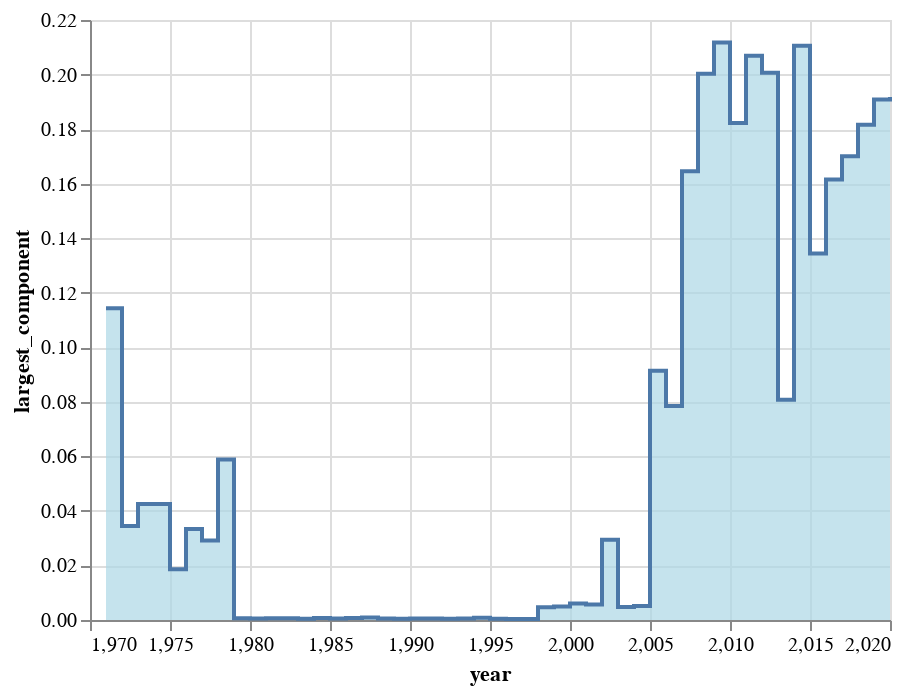

Notebook code for this chart:
### Code cell
alt.Chart(df_summary).mark_area(
    color="lightblue",
    interpolate='step-after',
    line=True
).encode(
    x='year',
    y='largest_component'
)

### Figure 1 — Vega-Lite specification as saved in the notebook (floating-point values rounded to 4 significant figures)
{"config": {"view": {"continuousWidth": 400, "continuousHeight": 300}}, "data": {"name": "data-db74778010134993643cce71a89b72e6"}, "mark": {"type": "area", "color": "lightblue", "interpolate": "step-after", "line": true}, "encoding": {"x": {"type": "quantitative", "field": "year"}, "y": {"type": "quantitative", "field": "largest_component"}}, "$schema": "https://vega.github.io/schema/vega-lite/v4.8.1.json", "datasets": {"data-db74778010134993643cce71a89b72e6": [{"year": 1971, "n_authors": 35, "n_papers": 28, "n_authors_per_paper": 1.5, "n_papers_per_author": 1.2, "n_collabs": 13, "n_isolates": 12, "mean_collabs": 0.7429, "largest_component": 0.1143}, {"year": 1972, "n_authors": 58, "n_papers": 42, "n_authors_per_paper": 1.429, "n_papers_per_author": 1.034, "n_collabs": 18, "n_isolates": 22, "mean_collabs": 0.6207, "largest_component": 0.03448}, {"year": 1973, "n_authors": 47, "n_papers": 36, "n_authors_per_paper": 1.333, "n_papers_per_author": 1.021, "n_collabs": 12, "n_isolates": 23, "mean_collabs": 0.5106, "largest_component": 0.04255}, {"year": 1974, "n_authors": 47, "n_papers": 34, "n_authors_per_paper": 1.441, "n_papers_per_author": 1.043, "n_collabs": 15, "n_isolates": 17, "mean_collabs": 0.6383, "largest_component": 0.04255}, {"year": 1975, "n_authors": 161, "n_papers": 131, "n_authors_per_paper": 1.359, "n_papers_per_author": 1.106, "n_collabs": 44, "n_isolates": 74, "mean_collabs": 0.5466, "largest_component": 0.01863}, {"year": 1976, "n_authors": 120, "n_papers": 96, "n_authors_per_paper": 1.375, "n_papers_per_author": 1.1, "n_collabs": 35, "n_isolates": 54, "mean_collabs": 0.5833, "largest_component": 0.03333}, {"year": 1977, "n_authors": 103, "n_papers": 81, "n_authors_per_paper": 1.432, "n_papers_per_author": 1.126, "n_collabs": 34, "n_isolates": 38, "mean_collabs": 0.6602, "largest_component": 0.02913}, {"year": 1978, "n_authors": 34, "n_papers": 28, "n_authors_per_paper": 1.357, "n_papers_per_author": 1.118, "n_collabs": 10, "n_isolates": 14, "mean_collabs": 0.5882, "largest_component": 0.05882}, {"year": 1979, "n_authors": 8860, "n_papers": 7996, "n_authors_per_paper": 1.248, "n_papers_per_author": 1.126, "n_collabs": 1914, "n_isolates": 5197, "mean_collabs": 0.4321, "largest_component": 0.0006772}, {"year": 1980, "n_authors": 15717, "n_papers": 15008, "n_authors_per_paper": 1.265, "n_papers_per_author": 1.208, "n_collabs": 3797, "n_isolates": 8707, "mean_collabs": 0.4832, "largest_component": 0.000509}, {"year": 1981, "n_authors": 15820, "n_papers": 15090, "n_authors_per_paper": 1.271, "n_papers_per_author": 1.212, "n_collabs": 3909, "n_isolates": 8603, "mean_collabs": 0.4942, "largest_component": 0.0006321}, {"year": 1982, "n_authors": 13248, "n_papers": 12408, "n_authors_per_paper": 1.271, "n_papers_per_author": 1.191, "n_collabs": 3231, "n_isolates": 7205, "mean_collabs": 0.4878, "largest_component": 0.0006793}, {"year": 1983, "n_authors": 14570, "n_papers": 13565, "n_authors_per_paper": 1.272, "n_papers_per_author": 1.184, "n_collabs": 3527, "n_isolates": 7947, "mean_collabs": 0.4841, "largest_component": 0.0004804}, {"year": 1984, "n_authors": 14422, "n_papers": 13707, "n_authors_per_paper": 1.268, "n_papers_per_author": 1.206, "n_collabs": 3488, "n_isolates": 7955, "mean_collabs": 0.4837, "largest_component": 0.0007627}, {"year": 1985, "n_authors": 14106, "n_papers": 13415, "n_authors_per_paper": 1.268, "n_papers_per_author": 1.205, "n_collabs": 3418, "n_isolates": 7728, "mean_collabs": 0.4846, "largest_component": 0.0005671}, {"year": 1986, "n_authors": 14348, "n_papers": 13360, "n_authors_per_paper": 1.272, "n_papers_per_author": 1.185, "n_collabs": 3513, "n_isolates": 7740, "mean_collabs": 0.4897, "largest_component": 0.000697}, {"year": 1987, "n_authors": 14471, "n_papers": 13475, "n_authors_per_paper": 1.269, "n_papers_per_author": 1.181, "n_collabs": 3466, "n_isolates": 7976, "mean_collabs": 0.479, "largest_component": 0.0008983}, {"year": 1988, "n_authors": 13647, "n_papers": 12683, "n_authors_per_paper": 1.268, "n_papers_per_author": 1.179, "n_collabs": 3265, "n_isolates": 7483, "mean_collabs": 0.4785, "largest_component": 0.0005129}, {"year": 1989, "n_authors": 15746, "n_papers": 14852, "n_authors_per_paper": 1.26, "n_papers_per_author": 1.189, "n_collabs": 3721, "n_isolates": 8757, "mean_collabs": 0.4726, "largest_component": 0.0004446}, {"year": 1990, "n_authors": 15161, "n_papers": 14224, "n_authors_per_paper": 1.266, "n_papers_per_author": 1.187, "n_collabs": 3636, "n_isolates": 8336, "mean_collabs": 0.4797, "largest_component": 0.0005277}, {"year": 1991, "n_authors": 15641, "n_papers": 14467, "n_authors_per_paper": 1.278, "n_papers_per_author": 1.182, "n_collabs": 3851, "n_isolates": 8415, "mean_collabs": 0.4924, "largest_component": 0.0005115}, {"year": 1992, "n_authors": 15973, "n_papers": 14889, "n_authors_per_paper": 1.278, "n_papers_per_author": 1.192, "n_collabs": 3978, "n_isolates": 8567, "mean_collabs": 0.4981, "largest_component": 0.0005008}, {"year": 1993, "n_authors": 15768, "n_papers": 14683, "n_authors_per_paper": 1.279, "n_papers_per_author": 1.191, "n_collabs": 3910, "n_isolates": 8438, "mean_collabs": 0.4959, "largest_component": 0.0005074}, {"year": 1994, "n_authors": 17965, "n_papers": 16970, "n_authors_per_paper": 1.275, "n_papers_per_author": 1.204, "n_collabs": 4480, "n_isolates": 9653, "mean_collabs": 0.4987, "largest_component": 0.000835}, {"year": 1995, "n_authors": 17882, "n_papers": 16748, "n_authors_per_paper": 1.269, "n_papers_per_author": 1.189, "n_collabs": 4327, "n_isolates": 9758, "mean_collabs": 0.484, "largest_component": 0.0005033}, {"year": 1996, "n_authors": 17514, "n_papers": 16117, "n_authors_per_paper": 1.28, "n_papers_per_author": 1.178, "n_collabs": 4354, "n_isolates": 9343, "mean_collabs": 0.4972, "largest_component": 0.0003997}, {"year": 1997, "n_authors": 17462, "n_papers": 15988, "n_authors_per_paper": 1.278, "n_papers_per_author": 1.17, "n_collabs": 4282, "n_isolates": 9388, "mean_collabs": 0.4904, "largest_component": 0.0004009}, {"year": 1998, "n_authors": 21557, "n_papers": 14482, "n_authors_per_paper": 1.758, "n_papers_per_author": 1.181, "n_collabs": 17871, "n_isolates": 6230, "mean_collabs": 1.658, "largest_component": 0.004685}, {"year": 1999, "n_authors": 26441, "n_papers": 17212, "n_authors_per_paper": 1.864, "n_papers_per_author": 1.213, "n_collabs": 25535, "n_isolates": 6745, "mean_collabs": 1.931, "largest_component": 0.004992}, {"year": 2000, "n_authors": 26663, "n_papers": 17873, "n_authors_per_paper": 1.847, "n_papers_per_author": 1.238, "n_collabs": 25841, "n_isolates": 6901, "mean_collabs": 1.938, "largest_component": 0.006038}, {"year": 2001, "n_authors": 24505, "n_papers": 15853, "n_authors_per_paper": 1.86, "n_papers_per_author": 1.203, "n_collabs": 23559, "n_isolates": 6347, "mean_collabs": 1.923, "largest_component": 0.005672}, {"year": 2002, "n_authors": 28411, "n_papers": 18486, "n_authors_per_paper": 1.913, "n_papers_per_author": 1.244, "n_collabs": 29155, "n_isolates": 6718, "mean_collabs": 2.052, "largest_component": 0.02946}, {"year": 2003, "n_authors": 27480, "n_papers": 17449, "n_authors_per_paper": 1.929, "n_papers_per_author": 1.225, "n_collabs": 28829, "n_isolates": 6391, "mean_collabs": 2.098, "largest_component": 0.004803}, {"year": 2004, "n_authors": 11193, "n_papers": 6432, "n_authors_per_paper": 1.932, "n_papers_per_author": 1.11, "n_collabs": 11136, "n_isolates": 2806, "mean_collabs": 1.99, "largest_component": 0.005092}, {"year": 2005, "n_authors": 33034, "n_papers": 18775, "n_authors_per_paper": 2.242, "n_papers_per_author": 1.274, "n_collabs": 44784, "n_isolates": 5384, "mean_collabs": 2.711, "largest_component": 0.09136}, {"year": 2006, "n_authors": 34145, "n_papers": 18837, "n_authors_per_paper": 2.3, "n_papers_per_author": 1.269, "n_collabs": 48534, "n_isolates": 5061, "mean_collabs": 2.843, "largest_component": 0.07846}, {"year": 2007, "n_authors": 47580, "n_papers": 28125, "n_authors_per_paper": 2.254, "n_papers_per_author": 1.332, "n_collabs": 69576, "n_isolates": 7609, "mean_collabs": 2.925, "largest_component": 0.1646}, {"year": 2008, "n_authors": 59667, "n_papers": 35104, "n_authors_per_paper": 2.318, "n_papers_per_author": 1.364, "n_collabs": 92181, "n_isolates": 8751, "mean_collabs": 3.09, "largest_component": 0.2003}, {"year": 2009, "n_authors": 70702, "n_papers": 41251, "n_authors_per_paper": 2.32, "n_papers_per_author": 1.354, "n_collabs": 113433, "n_isolates": 10591, "mean_collabs": 3.209, "largest_component": 0.2118}, {"year": 2010, "n_authors": 65676, "n_papers": 37039, "n_authors_per_paper": 2.34, "n_papers_per_author": 1.32, "n_collabs": 100742, "n_isolates": 9570, "mean_collabs": 3.068, "largest_component": 0.1823}, {"year": 2011, "n_authors": 67938, "n_papers": 36226, "n_authors_per_paper": 2.488, "n_papers_per_author": 1.327, "n_collabs": 116363, "n_isolates": 8740, "mean_collabs": 3.426, "largest_component": 0.2069}, {"year": 2012, "n_authors": 66880, "n_papers": 35059, "n_authors_per_paper": 2.496, "n_papers_per_author": 1.308, "n_collabs": 113423, "n_isolates": 8323, "mean_collabs": 3.392, "largest_component": 0.2006}, {"year": 2013, "n_authors": 41771, "n_papers": 19696, "n_authors_per_paper": 2.556, "n_papers_per_author": 1.205, "n_collabs": 67267, "n_isolates": 5049, "mean_collabs": 3.221, "largest_component": 0.08073}, {"year": 2014, "n_authors": 68363, "n_papers": 37226, "n_authors_per_paper": 2.456, "n_papers_per_author": 1.337, "n_collabs": 114852, "n_isolates": 8417, "mean_collabs": 3.36, "largest_component": 0.2105}, {"year": 2015, "n_authors": 67181, "n_papers": 36610, "n_authors_per_paper": 2.38, "n_papers_per_author": 1.297, "n_collabs": 99874, "n_isolates": 8830, "mean_collabs": 2.973, "largest_component": 0.1344}, {"year": 2016, "n_authors": 72588, "n_papers": 38588, "n_authors_per_paper": 2.455, "n_papers_per_author": 1.305, "n_collabs": 115138, "n_isolates": 8665, "mean_collabs": 3.172, "largest_component": 0.1615}, {"year": 2017, "n_authors": 73079, "n_papers": 38305, "n_authors_per_paper": 2.479, "n_papers_per_author": 1.299, "n_collabs": 115579, "n_isolates": 8428, "mean_collabs": 3.163, "largest_component": 0.1701}, {"year": 2018, "n_authors": 71355, "n_papers": 35528, "n_authors_per_paper": 2.581, "n_papers_per_author": 1.285, "n_collabs": 122699, "n_isolates": 7367, "mean_collabs": 3.439, "largest_component": 0.1816}, {"year": 2019, "n_authors": 75879, "n_papers": 36992, "n_authors_per_paper": 2.642, "n_papers_per_author": 1.288, "n_collabs": 132042, "n_isolates": 7256, "mean_collabs": 3.48, "largest_component": 0.1909}, {"year": 2020, "n_authors": 77282, "n_papers": 37152, "n_authors_per_paper": 2.659, "n_papers_per_author": 1.278, "n_collabs": 133958, "n_isolates": 7373, "mean_collabs": 3.467, "largest_component": 0.1917}]}}
